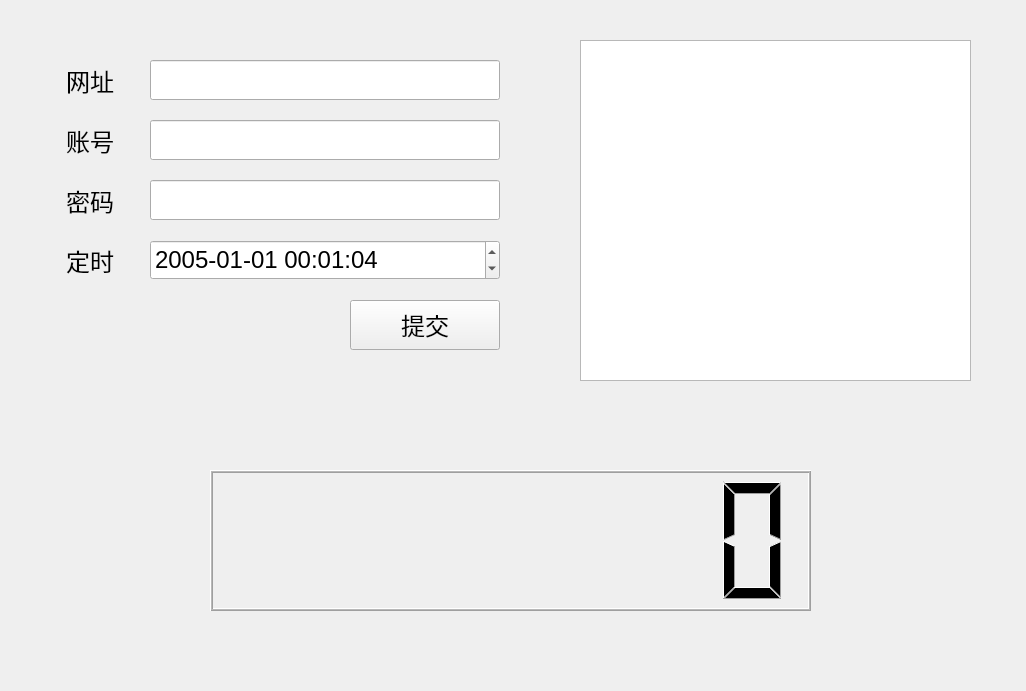
<?xml version="1.0" encoding="UTF-8"?>
<ui version="4.0">
 <class>Form</class>
 <widget class="QWidget" name="Form">
  <property name="geometry">
   <rect>
    <x>0</x>
    <y>0</y>
    <width>1026</width>
    <height>691</height>
   </rect>
  </property>
  <property name="minimumSize">
   <size>
    <width>1026</width>
    <height>691</height>
   </size>
  </property>
  <property name="maximumSize">
   <size>
    <width>1026</width>
    <height>961</height>
   </size>
  </property>
  <property name="windowTitle">
   <string>Form</string>
  </property>
  <widget class="QLabel" name="label">
   <property name="geometry">
    <rect>
     <x>30</x>
     <y>60</y>
     <width>120</width>
     <height>40</height>
    </rect>
   </property>
   <property name="sizePolicy">
    <sizepolicy hsizetype="Preferred" vsizetype="Preferred">
     <horstretch>0</horstretch>
     <verstretch>0</verstretch>
    </sizepolicy>
   </property>
   <property name="font">
    <font>
     <pointsize>18</pointsize>
    </font>
   </property>
   <property name="whatsThis">
    <string>&lt;html&gt;&lt;head/&gt;&lt;body&gt;&lt;p&gt;&lt;span style=&quot; font-size:16pt;&quot;&gt;活动网址&lt;/span&gt;&lt;/p&gt;&lt;/body&gt;&lt;/html&gt;</string>
   </property>
   <property name="layoutDirection">
    <enum>Qt::LeftToRight</enum>
   </property>
   <property name="text">
    <string>网址</string>
   </property>
   <property name="alignment">
    <set>Qt::AlignCenter</set>
   </property>
  </widget>
  <widget class="QLabel" name="label_2">
   <property name="geometry">
    <rect>
     <x>30</x>
     <y>120</y>
     <width>120</width>
     <height>40</height>
    </rect>
   </property>
   <property name="sizePolicy">
    <sizepolicy hsizetype="Preferred" vsizetype="Preferred">
     <horstretch>0</horstretch>
     <verstretch>0</verstretch>
    </sizepolicy>
   </property>
   <property name="font">
    <font>
     <pointsize>18</pointsize>
    </font>
   </property>
   <property name="whatsThis">
    <string>&lt;html&gt;&lt;head/&gt;&lt;body&gt;&lt;p&gt;&lt;span style=&quot; font-size:16pt;&quot;&gt;活动网址&lt;/span&gt;&lt;/p&gt;&lt;/body&gt;&lt;/html&gt;</string>
   </property>
   <property name="layoutDirection">
    <enum>Qt::LeftToRight</enum>
   </property>
   <property name="text">
    <string>账号</string>
   </property>
   <property name="alignment">
    <set>Qt::AlignCenter</set>
   </property>
  </widget>
  <widget class="QLabel" name="label_3">
   <property name="geometry">
    <rect>
     <x>30</x>
     <y>180</y>
     <width>120</width>
     <height>40</height>
    </rect>
   </property>
   <property name="sizePolicy">
    <sizepolicy hsizetype="Preferred" vsizetype="Preferred">
     <horstretch>0</horstretch>
     <verstretch>0</verstretch>
    </sizepolicy>
   </property>
   <property name="font">
    <font>
     <pointsize>18</pointsize>
    </font>
   </property>
   <property name="whatsThis">
    <string>&lt;html&gt;&lt;head/&gt;&lt;body&gt;&lt;p&gt;&lt;span style=&quot; font-size:16pt;&quot;&gt;活动网址&lt;/span&gt;&lt;/p&gt;&lt;/body&gt;&lt;/html&gt;</string>
   </property>
   <property name="layoutDirection">
    <enum>Qt::LeftToRight</enum>
   </property>
   <property name="text">
    <string>密码</string>
   </property>
   <property name="alignment">
    <set>Qt::AlignCenter</set>
   </property>
  </widget>
  <widget class="QDateTimeEdit" name="dateTimeEdit">
   <property name="geometry">
    <rect>
     <x>150</x>
     <y>240</y>
     <width>350</width>
     <height>40</height>
    </rect>
   </property>
   <property name="font">
    <font>
     <pointsize>18</pointsize>
    </font>
   </property>
   <property name="dateTime">
    <datetime>
     <hour>0</hour>
     <minute>1</minute>
     <second>4</second>
     <year>2005</year>
     <month>1</month>
     <day>1</day>
    </datetime>
   </property>
   <property name="displayFormat">
    <string>yyyy-MM-dd HH:mm:ss</string>
   </property>
  </widget>
  <widget class="QLabel" name="label_4">
   <property name="geometry">
    <rect>
     <x>30</x>
     <y>240</y>
     <width>120</width>
     <height>40</height>
    </rect>
   </property>
   <property name="sizePolicy">
    <sizepolicy hsizetype="Preferred" vsizetype="Preferred">
     <horstretch>0</horstretch>
     <verstretch>0</verstretch>
    </sizepolicy>
   </property>
   <property name="font">
    <font>
     <pointsize>18</pointsize>
    </font>
   </property>
   <property name="whatsThis">
    <string>&lt;html&gt;&lt;head/&gt;&lt;body&gt;&lt;p&gt;&lt;span style=&quot; font-size:16pt;&quot;&gt;活动网址&lt;/span&gt;&lt;/p&gt;&lt;/body&gt;&lt;/html&gt;</string>
   </property>
   <property name="layoutDirection">
    <enum>Qt::LeftToRight</enum>
   </property>
   <property name="text">
    <string>定时</string>
   </property>
   <property name="alignment">
    <set>Qt::AlignCenter</set>
   </property>
  </widget>
  <widget class="QLineEdit" name="lineEdit_3">
   <property name="geometry">
    <rect>
     <x>150</x>
     <y>180</y>
     <width>350</width>
     <height>40</height>
    </rect>
   </property>
  </widget>
  <widget class="QLineEdit" name="lineEdit_2">
   <property name="geometry">
    <rect>
     <x>150</x>
     <y>120</y>
     <width>350</width>
     <height>40</height>
    </rect>
   </property>
  </widget>
  <widget class="QLineEdit" name="lineEdit_1">
   <property name="geometry">
    <rect>
     <x>150</x>
     <y>60</y>
     <width>350</width>
     <height>40</height>
    </rect>
   </property>
  </widget>
  <widget class="QPushButton" name="pushButton">
   <property name="geometry">
    <rect>
     <x>350</x>
     <y>300</y>
     <width>150</width>
     <height>50</height>
    </rect>
   </property>
   <property name="font">
    <font>
     <family>AcadEref</family>
     <pointsize>18</pointsize>
    </font>
   </property>
   <property name="text">
    <string>提交</string>
   </property>
  </widget>
  <widget class="QTextEdit" name="textEdit">
   <property name="geometry">
    <rect>
     <x>580</x>
     <y>40</y>
     <width>391</width>
     <height>341</height>
    </rect>
   </property>
  </widget>
  <widget class="QLCDNumber" name="lcdNumber">
   <property name="geometry">
    <rect>
     <x>210</x>
     <y>470</y>
     <width>601</width>
     <height>141</height>
    </rect>
   </property>
   <property name="midLineWidth">
    <number>1</number>
   </property>
   <property name="smallDecimalPoint">
    <bool>false</bool>
   </property>
   <property name="digitCount">
    <number>8</number>
   </property>
   <property name="mode">
    <enum>QLCDNumber::Dec</enum>
   </property>
   <property name="segmentStyle">
    <enum>QLCDNumber::Filled</enum>
   </property>
   <property name="intValue" stdset="0">
    <number>0</number>
   </property>
  </widget>
 </widget>
 <resources/>
 <connections>
  <connection>
   <sender>pushButton</sender>
   <signal>clicked()</signal>
   <receiver>Form</receiver>
   <slot>get_all_data()</slot>
   <hints>
    <hint type="sourcelabel">
     <x>392</x>
     <y>331</y>
    </hint>
    <hint type="destinationlabel">
     <x>266</x>
     <y>323</y>
    </hint>
   </hints>
  </connection>
 </connections>
 <slots>
  <slot>get_all_data()</slot>
 </slots>
</ui>
